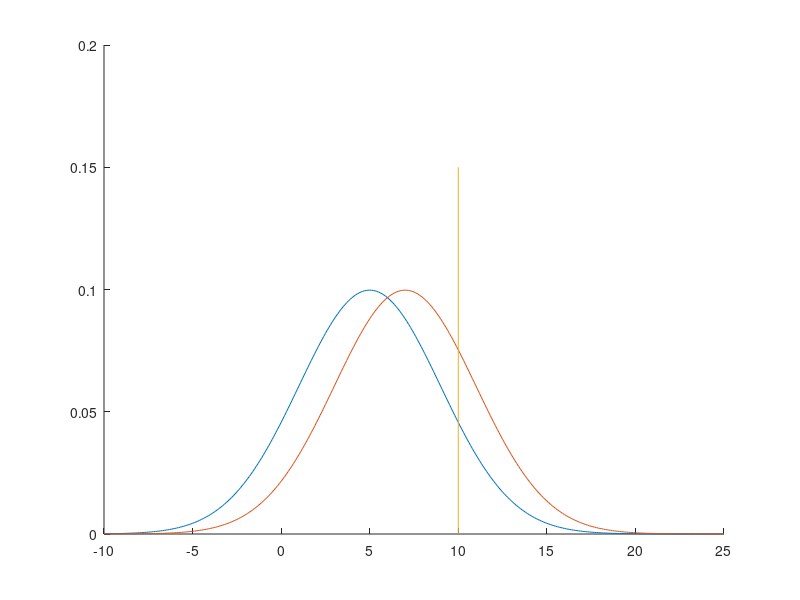

Write MATLAB code to recreate this figure.
figure;hold on;
x = -10:0.1:25;
y1 = normpdf(x, 5, 4);
y2 = normpdf(x, 7, 4);

plot(x, y1, x, y2);
line([10, 10], [0, 0.15]);

p1 = normcdf([0, 10], 5, 4);
p1 = 1 - p1(2);

p2 = normcdf([0, 10], 7, 4);
p2 = 1 - p2(2);

disp([p1 / (p1+p2), p2 / (p1+p2)]);

disp(abs(7-5)/sqrt(4));

a = load('lab3_1.mat', 'outcomes');
a = a.outcomes;

h = 0;
fa = 0;

for i = 1:size(a,1)
    h = h + (a(i,1) && a(i,2));
    fa = fa + (~a(i,1) && a(i,2));
end

disp(h/size(a,1));
disp(fa/size(a,1));